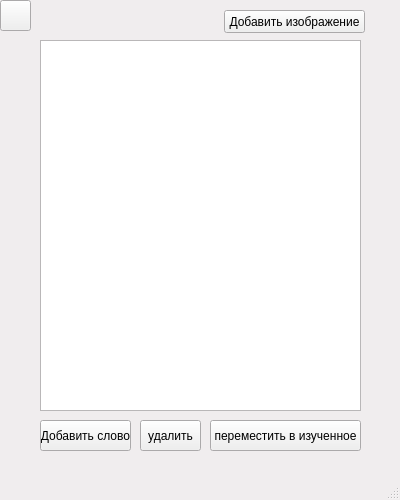
<?xml version="1.0" encoding="UTF-8"?>
<ui version="4.0">
 <class>My_words_window</class>
 <widget class="QMainWindow" name="My_words_window">
  <property name="geometry">
   <rect>
    <x>0</x>
    <y>0</y>
    <width>400</width>
    <height>500</height>
   </rect>
  </property>
  <property name="minimumSize">
   <size>
    <width>400</width>
    <height>500</height>
   </size>
  </property>
  <property name="maximumSize">
   <size>
    <width>400</width>
    <height>500</height>
   </size>
  </property>
  <property name="baseSize">
   <size>
    <width>400</width>
    <height>500</height>
   </size>
  </property>
  <property name="palette">
   <palette>
    <active>
     <colorrole role="Base">
      <brush brushstyle="SolidPattern">
       <color alpha="255">
        <red>255</red>
        <green>255</green>
        <blue>255</blue>
       </color>
      </brush>
     </colorrole>
     <colorrole role="Window">
      <brush brushstyle="SolidPattern">
       <color alpha="255">
        <red>240</red>
        <green>237</green>
        <blue>238</blue>
       </color>
      </brush>
     </colorrole>
    </active>
    <inactive>
     <colorrole role="Base">
      <brush brushstyle="SolidPattern">
       <color alpha="255">
        <red>255</red>
        <green>255</green>
        <blue>255</blue>
       </color>
      </brush>
     </colorrole>
     <colorrole role="Window">
      <brush brushstyle="SolidPattern">
       <color alpha="255">
        <red>240</red>
        <green>237</green>
        <blue>238</blue>
       </color>
      </brush>
     </colorrole>
    </inactive>
    <disabled>
     <colorrole role="Base">
      <brush brushstyle="SolidPattern">
       <color alpha="255">
        <red>240</red>
        <green>237</green>
        <blue>238</blue>
       </color>
      </brush>
     </colorrole>
     <colorrole role="Window">
      <brush brushstyle="SolidPattern">
       <color alpha="255">
        <red>240</red>
        <green>237</green>
        <blue>238</blue>
       </color>
      </brush>
     </colorrole>
    </disabled>
   </palette>
  </property>
  <property name="windowTitle">
   <string>Мои слова</string>
  </property>
  <widget class="QWidget" name="centralwidget">
   <widget class="QTableWidget" name="tableWidget">
    <property name="geometry">
     <rect>
      <x>40</x>
      <y>40</y>
      <width>321</width>
      <height>371</height>
     </rect>
    </property>
   </widget>
   <widget class="QPushButton" name="go_back">
    <property name="geometry">
     <rect>
      <x>0</x>
      <y>0</y>
      <width>31</width>
      <height>31</height>
     </rect>
    </property>
    <property name="text">
     <string/>
    </property>
    <property name="icon">
     <iconset>
      <normaloff>../../Pictures/arrow-back-8.png</normaloff>../../Pictures/arrow-back-8.png</iconset>
    </property>
    <property name="iconSize">
     <size>
      <width>30</width>
      <height>25</height>
     </size>
    </property>
   </widget>
   <widget class="QPushButton" name="add_word">
    <property name="geometry">
     <rect>
      <x>40</x>
      <y>420</y>
      <width>91</width>
      <height>31</height>
     </rect>
    </property>
    <property name="text">
     <string>Добавить слово</string>
    </property>
   </widget>
   <widget class="QPushButton" name="delete_items">
    <property name="geometry">
     <rect>
      <x>140</x>
      <y>420</y>
      <width>61</width>
      <height>31</height>
     </rect>
    </property>
    <property name="text">
     <string>удалить</string>
    </property>
   </widget>
   <widget class="QPushButton" name="replace_items">
    <property name="geometry">
     <rect>
      <x>210</x>
      <y>420</y>
      <width>151</width>
      <height>31</height>
     </rect>
    </property>
    <property name="text">
     <string>переместить в изученное</string>
    </property>
   </widget>
   <widget class="QPushButton" name="add_image">
    <property name="geometry">
     <rect>
      <x>224</x>
      <y>10</y>
      <width>141</width>
      <height>23</height>
     </rect>
    </property>
    <property name="text">
     <string>Добавить изображение</string>
    </property>
   </widget>
  </widget>
  <widget class="QMenuBar" name="menubar">
   <property name="geometry">
    <rect>
     <x>0</x>
     <y>0</y>
     <width>400</width>
     <height>21</height>
    </rect>
   </property>
  </widget>
  <widget class="QStatusBar" name="statusbar"/>
 </widget>
 <resources/>
 <connections/>
</ui>
